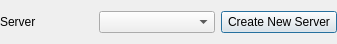
<?xml version="1.0" encoding="UTF-8"?>
<ui version="4.0">
 <class>Dialog</class>
 <widget class="QDialog" name="Dialog">
  <property name="geometry">
   <rect>
    <x>0</x>
    <y>0</y>
    <width>337</width>
    <height>44</height>
   </rect>
  </property>
  <property name="windowTitle">
   <string>Configure Connections</string>
  </property>
  <layout class="QGridLayout" name="gridLayout">
   <property name="margin">
    <number>0</number>
   </property>
   <item row="0" column="0">
    <layout class="QHBoxLayout" name="horizontalLayout">
     <item>
      <widget class="QLabel" name="label">
       <property name="sizePolicy">
        <sizepolicy hsizetype="Fixed" vsizetype="Preferred">
         <horstretch>0</horstretch>
         <verstretch>0</verstretch>
        </sizepolicy>
       </property>
       <property name="text">
        <string>Server</string>
       </property>
      </widget>
     </item>
     <item>
      <spacer name="horizontalSpacer_2">
       <property name="orientation">
        <enum>Qt::Horizontal</enum>
       </property>
       <property name="sizeType">
        <enum>QSizePolicy::Fixed</enum>
       </property>
       <property name="sizeHint" stdset="0">
        <size>
         <width>57</width>
         <height>21</height>
        </size>
       </property>
      </spacer>
     </item>
     <item>
      <widget class="QComboBox" name="serversCombo">
       <property name="enabled">
        <bool>true</bool>
       </property>
       <property name="sizePolicy">
        <sizepolicy hsizetype="Minimum" vsizetype="Fixed">
         <horstretch>0</horstretch>
         <verstretch>0</verstretch>
        </sizepolicy>
       </property>
       <property name="sizeAdjustPolicy">
        <enum>QComboBox::AdjustToContentsOnFirstShow</enum>
       </property>
      </widget>
     </item>
     <item>
      <widget class="QPushButton" name="createNewServerPushButton">
       <property name="text">
        <string>Create New Server</string>
       </property>
      </widget>
     </item>
    </layout>
   </item>
  </layout>
 </widget>
 <resources/>
 <connections/>
</ui>
